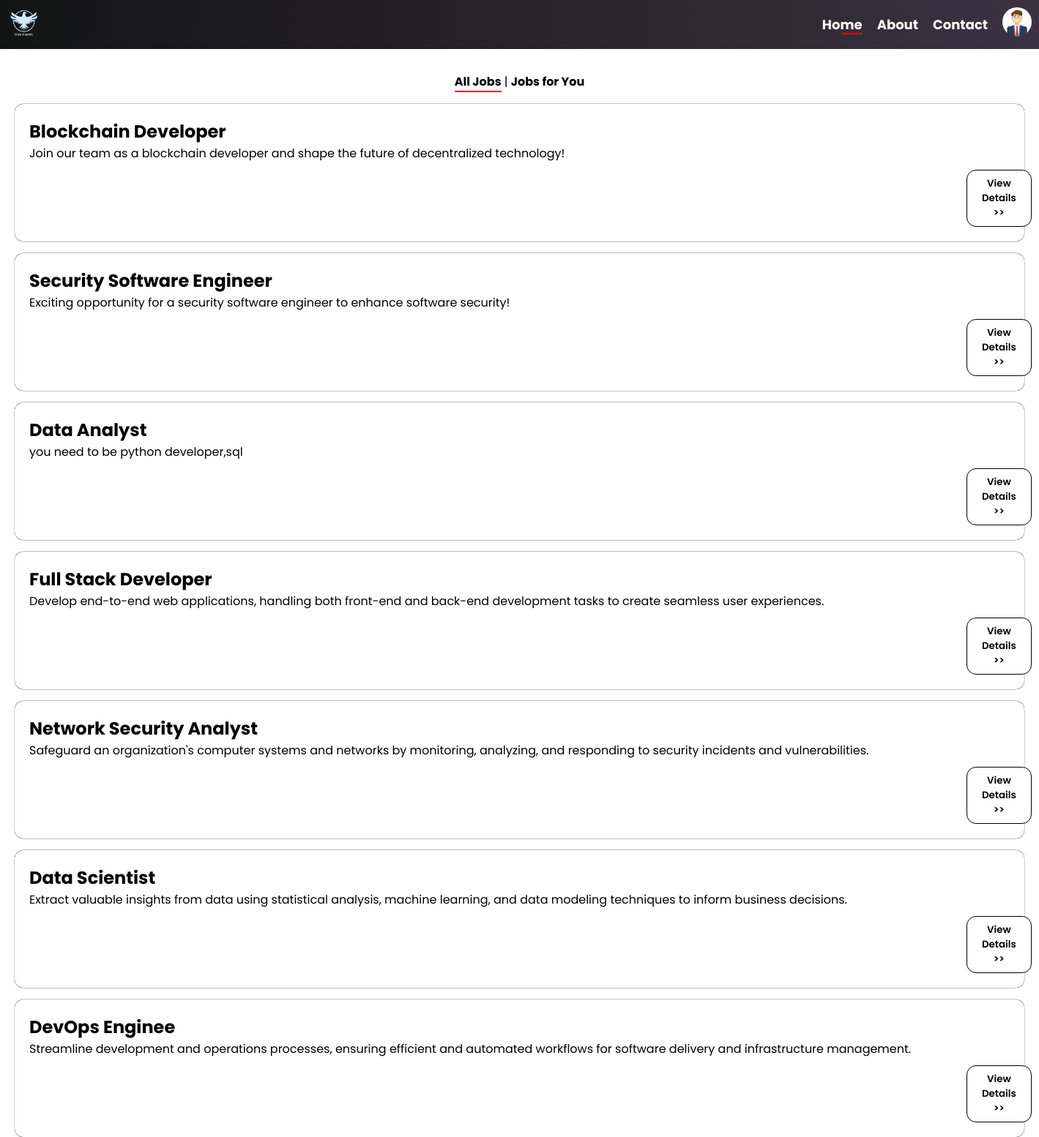
/appli/ (signed in), run on the app's committed database.
### resume_manager/models.py (models this page shows, shortened)
class Job_description(models.Model):
    title = models.CharField(max_length = 255)
    brief_stat = models.CharField(max_length = 255 ,null = True)
    responsibility = models.TextField()
    requirement = models.TextField()
    salary = models.CharField(max_length = 100)
    created_at = models.DateTimeField(auto_now_add= True , null = True)

### resume_manager/views.py (the view)
# urls.py: path("appli/",views.applicant_view,name='appview'),
def applicant_view(request):
    if request.user.is_authenticated:
        jobs = Job_description.objects.all()
        return render(request,'Applicant Updated/AppliDashboard.html',{'jobs': jobs})
    else:
        return redirect('login')

### resume_manager/emailbackend.py (called while the page is built)
    def get_user(self, user_id):
        UserModel = get_user_model()
        try:
            return UserModel.objects.get(pk=user_id)
        except UserModel.DoesNotExist:
            return None

### templates/Applicant Updated/AppliDashboard.html (shortened to what this page needs)
<!DOCTYPE html>
{% load static %}
<html lang="en">
<head>
</head>
<body>
  <nav>
    <div class="logo">
      <img src="{% static "image/HireHawkLogo.png"%}" alt="Logo">
    </div>
    <ul>
      <li><a href="{% url 'appview' %}" class="thispage">Home</a></li>
      <li><a href="{% url 'about' %}">About</a></li>
      <li><a href="{% url 'Acontactus' %}">Contact</a></li>
      <li class="nav-item profile" id="profileImage" onclick="showPopup()">
        <img src="{% static "image/profile-image.jpg" %}" alt="Profile Avatar">
      </li>
    </ul>
  </nav>
<div class="centerTitle" style="display: flex; justify-content: center; ">
    <a href="#" class = "all_jobs">All Jobs</a>
    <span>&nbsp;|&nbsp;</span>
    <a href="{% url 'recommededjobs' %}" class = "recom_jobs">Jobs for You</a>
</div>
{% for job in jobs %}
  <div class="content" >
    <div class="text-content">
      <h2>{{job.title}}</h2>
      <p>
        {{job.brief_stat}}
      </p>
    </div>
    <form method="post" action={% url 'job_desc' %}>
     <button id="fileInputButton" onclick="redirectToAboutJob()" type = "submit">
      View Details >>
     </button>
  </div>
{% endfor %}
</body>
</html>

### templates/Applicant Updated/AppliDashboard.html (style rules this page uses)
body { font-family: 'Poppins', sans-serif; margin: 0; padding-top: 7%; }
nav { position: fixed; top: 0; width: 100%; background: linear-gradient(to right, #131414, #3b3342); padding: 10px; display: flex; justify-content: space-between; align-items: center; z-index: 999; }
nav .logo img { max-height: 40px; }
nav ul { list-style: none; margin: 0; padding: 0; display: flex; align-items: center; }
nav li { margin-right: 20px; }
nav a { text-decoration: none; color: white; font-weight: bold; font-size: 18px; }
nav .profile { cursor: pointer; }
nav .profile img { border-radius: 50%; max-height: 40px; cursor: pointer; }
.content { margin-top: 16px; margin-left: 20px; margin-right: 20px; padding: 20px; cursor: pointer; border-radius: 12px; display: flex; flex-direction: column; align-items: flex-start; border: none; box-shadow: 0 0 0 0.2px black; }
.text-content { margin-bottom: 10px; }
.text-content h2, .text-content p { margin: 0; }
#fileInputButton { font-family: 'Poppins', sans-serif; color: black; border-radius: 13px; cursor: pointer; font-weight: 600; border: 1px solid black; background-color: white; padding: 8px 20px; margin-left: 160vh; cursor: pointer; transition: background-color 0.3s; }
.thispage { display: inline-block; position: relative; }
.thispage::after { content: ""; display: block; position: absolute; bottom: 0; right: 0; height: 50%; width: 50%; border-bottom: 2px solid red; }
.centerTitle a { font-weight: bold; color: black; text-decoration: none; cursor: pointer; }
.centerTitle .all_jobs::after { content: ""; display: block; bottom: 0; right: 0; border-bottom: 2px solid red; }

### data on the page
Job_description: title "Blockchain Developer", brief_stat "Join our team as a blockchain developer and shape the future of decentralized technology!"
Job_description: title "Security Software Engineer", brief_stat "Exciting opportunity for a security software engineer to enhance software security!"
Job_description: title "Data Analyst", brief_stat "you need to be python developer,sql"
Job_description: title "Full Stack Developer", brief_stat "Develop end-to-end web applications, handling both front-end and back-end development tasks to create seamless user experiences."
Job_description: title "Network Security Analyst", brief_stat "Safeguard an organization's computer systems and networks by monitoring, analyzing, and responding to security incidents and vulnerabilities."
Job_description: title "Data Scientist", brief_stat "Extract valuable insights from data using statistical analysis, machine learning, and data modeling techniques to inform business decisions."
Job_description: title "DevOps Enginee", brief_stat "Streamline development and operations processes, ensuring efficient and automated workflows for software delivery and infrastructure management."
